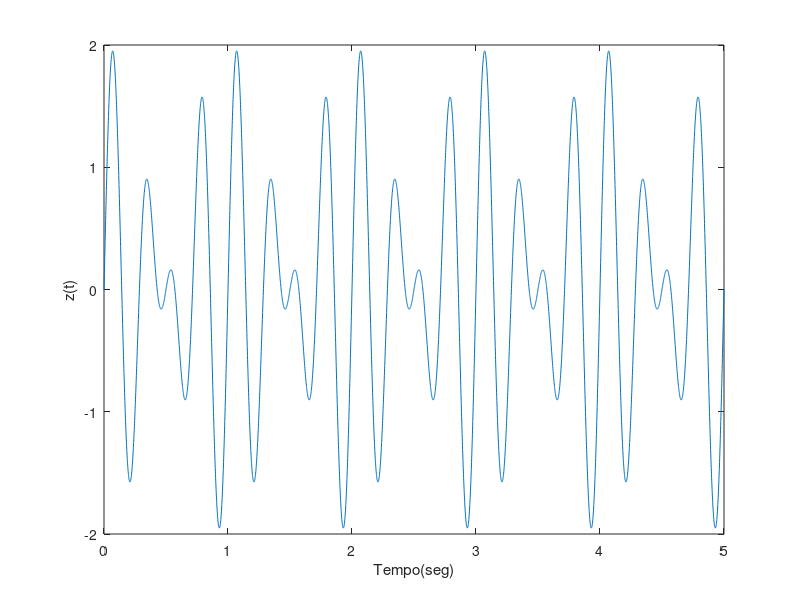

Reproduce this figure in MATLAB.
Ts = 0.001;
t = [0 : Ts : 5];

z = sin(6 * pi * t) + sin(8 * pi * t);

plot(t, z);
xlabel('Tempo(seg)');
ylabel('z(t)');

A = max(z)
#f = 2 Hz
#T = 0.5 s